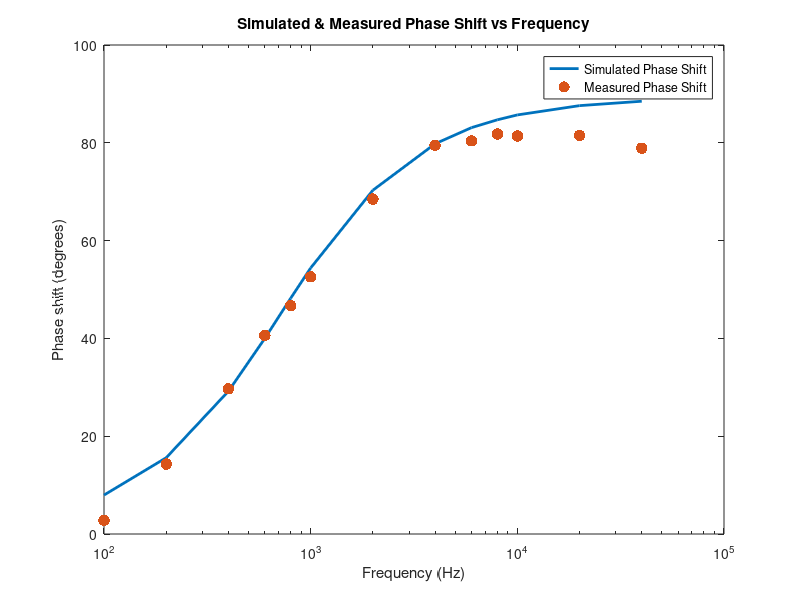

The MATLAB source for this figure:

f = [100, 200, 400, 600, 800, 1e3, 2e3, 4e3, 6e3, 8e3, 10e3, 20e3, 40e3];

ps_sim = [7.96, 15.6, 29.2, 40, 48.2, 54.4, 70.3, 79.8, 83.1, 84.7, 85.7, 87.6, 88.5];
ps_meas = [2.78, 14.3, 29.7, 40.6, 46.7, 52.6, 68.5, 79.5, 80.4, 81.8, 81.4, 81.5, 78.9];

semilogx(f, ps_sim,'linewidth',2);
hold on;
semilogx(f, ps_meas,'.','markersize',25,'linewidth',100);

xlabel('Frequency (Hz)');
ylabel('Phase shift (degrees)');
title('Simulated & Measured Phase Shift vs Frequency');
legend('Simulated Phase Shift', 'Measured Phase Shift');